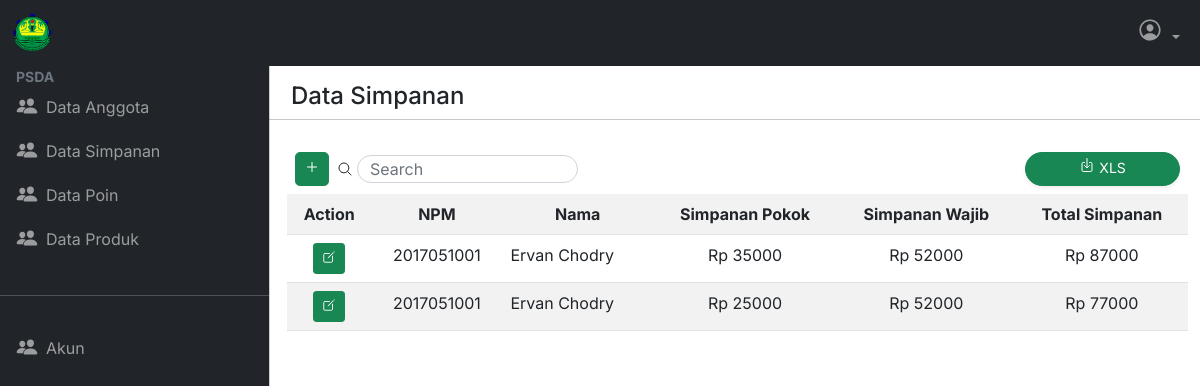
Page /index.php?page=data_simpanan (signed in) on the committed database.
### tables this page shows
CREATE TABLE `anggota` (
  `npm` varchar(10) NOT NULL,
  `nama` varchar(50) NOT NULL,
  `nomor_handphone` varchar(15) NOT NULL,
  `nomor_anggota` varchar(26) NOT NULL,
  `email` varchar(100) NOT NULL,
  `id_jurusan` int(2) NOT NULL
);

CREATE TABLE `simpanan` (
  `id_simpanan` int(3) NOT NULL,
  `simpanan_wajib` int(8) NOT NULL,
  `simpanan_pokok` int(8) NOT NULL,
  `npm` varchar(10) NOT NULL
);

### include/functions.php (called while the page is built, shortened)
<?php
require 'config.php';
$conn = mysqli_connect($server, $user, $pass, $db);
function query($query)
{
    global $conn;
    $result = mysqli_query($conn, $query);
    $data = [];
    while ($row = mysqli_fetch_array($result)) {
        $data[] = $row;
    }
    return $data;
}

### data_simpanan.php (the view)
<?php
$query = "SELECT a.npm as npm, a.nama as nama, b.simpanan_wajib, b.simpanan_pokok
        FROM anggota a, simpanan b
        WHERE a.npm = b.npm;";
$data = query($query);
?>
<div class="container p-0">
    <div class="row pt-3 mb-3">
        <div class="col">
            <h4 class="ps-3">Data Simpanan</h4>
        </div>
        <hr>
    </div>
    <div class="row mx-2 mb-2">
        <div class="col d-flex justify-content-between">
            <div class="col d-flex align-items-center">
                <a class="btn btn-success btn-sm text-white align-items-center me-2 rounded-3" href="tambah_data_simpanan.php">
                    <span class="fs-6">
                        <ion-icon name="add-outline"></ion-icon>
                    </span>
                </a>
                <ion-icon name="search-outline"></ion-icon>
                <form class="form w-50">
                    <input type="search" class="form-control d-flex rounded-pill ms-1" style="height: 28px;" placeholder="Search" aria-label="Search" id="fieldSearch" autocomplete="off">
                </form>
            </div>
            <div class="col justify-content-end d-flex">
                <a href="toExcel.php" class="btn btn-success btn-sm p-auto rounded-pill shadow-sm d-flex justify-content-center" style="width: 35%;">
                    <span class="me-1">
                        <ion-icon style="font-size: 16px;" name="download-outline"></ion-icon>
                    </span>
                    <span>
                        XLS
                    </span>
                </a>
            </div>
        </div>
    </div>
    <div class="container overflow-scroll">
        <table class="table table-striped table-responsive tabel-data text-center w-100 fs-6" style="font-size: 12px;" id="tableData">
            <tr>
                <th scope="col">Action</th>
                <th scope="col">NPM</th>
                <th scope="col">Nama</th>
                <th scope="col">Simpanan Pokok</th>
                <th scope="col">Simpanan Wajib</th>
                <th scope="col">Total Simpanan</th>
            </tr>
            <?php foreach ($data as $d) { ?>
                <tr id="<?= $d['npm'] ?>">
                    <td>
                        <a href="edit_simpanan.php?npm=<?= $d['npm'] ?>&nama=<?= $d['nama'] ?>&simwa=<?= $d['simpanan_wajib'] ?>&simpok=<?= $d['simpanan_pokok'] ?>" type="button" class="btn btn-sm btn-success">
                            <ion-icon name="create-outline"></ion-icon>
                        </a>
                    </td>
                    <td><?= $d['npm'] ?></td>
                    <td class="text-start"><?= $d['nama'] ?></td>
                    <td>Rp <?= $d['simpanan_pokok'] ?></td>
                    <td>Rp <?= $d['simpanan_wajib'] ?></td>
                    <td>Rp <?= $d['simpanan_pokok'] + $d['simpanan_wajib'] ?></td>
                </tr>
            <?php } ?>
        </table>
    </div>
</div>

### asset/css/style.css (style rules this page uses)
body, button { font-family: "Inter", sans-serif; }
.tabel-data { width: fit-content; }
td, th { width: max-content; }
:root { --offcanvas-width: 270px; --topNavbarHeight: 66px; }
@media (min-width:992px) { body { overflow: auto !important; } }

### rows in the picture
anggota: npm "2017051001", nama "Ervan Chodry", simpanan.simpanan_pokok "35000", simpanan.simpanan_wajib "52000", simpanan.simpanan_pokok+simpanan_wajib "87000", simpanan.simpanan_pokok "25000", simpanan.simpanan_pokok+simpanan_wajib "77000"
